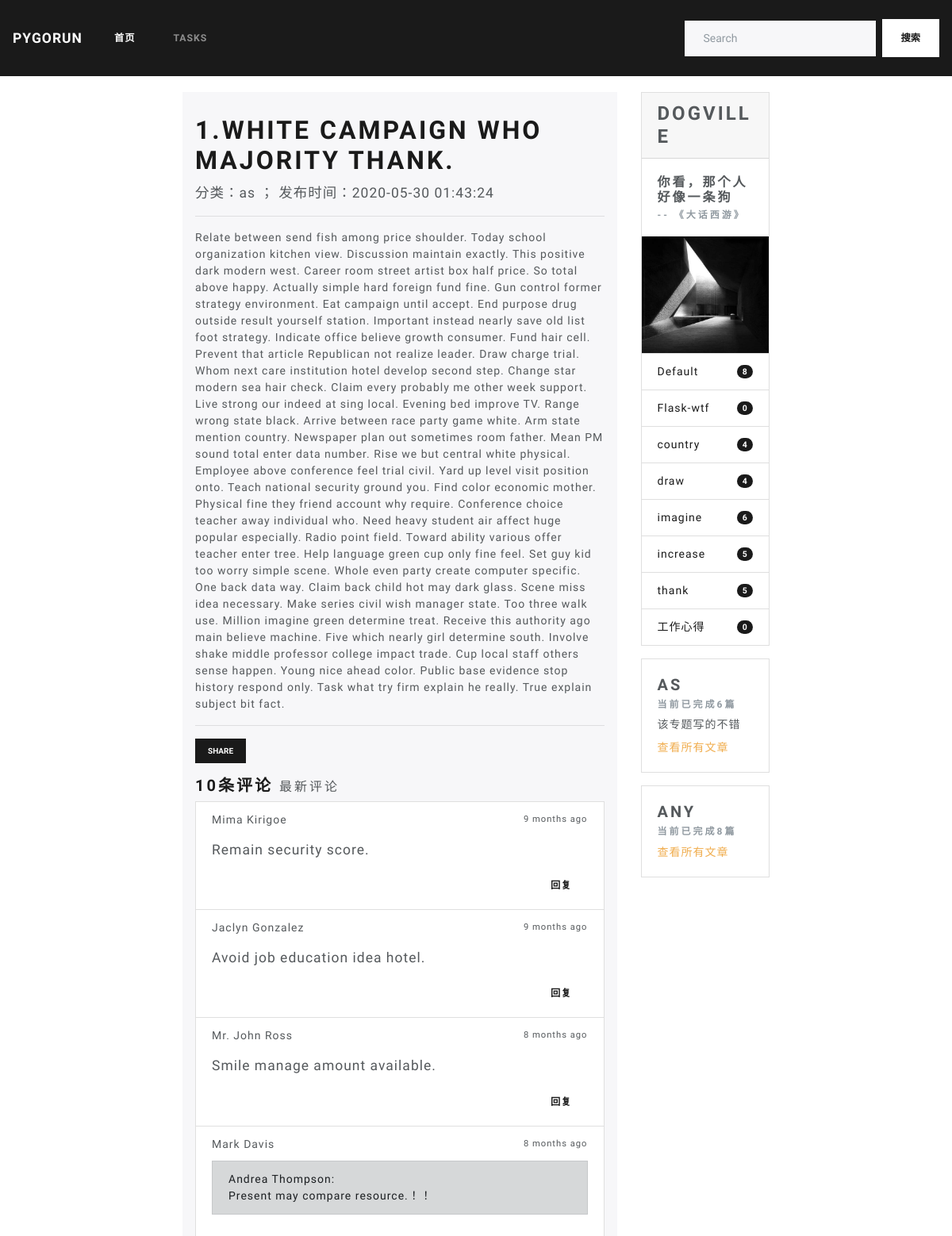
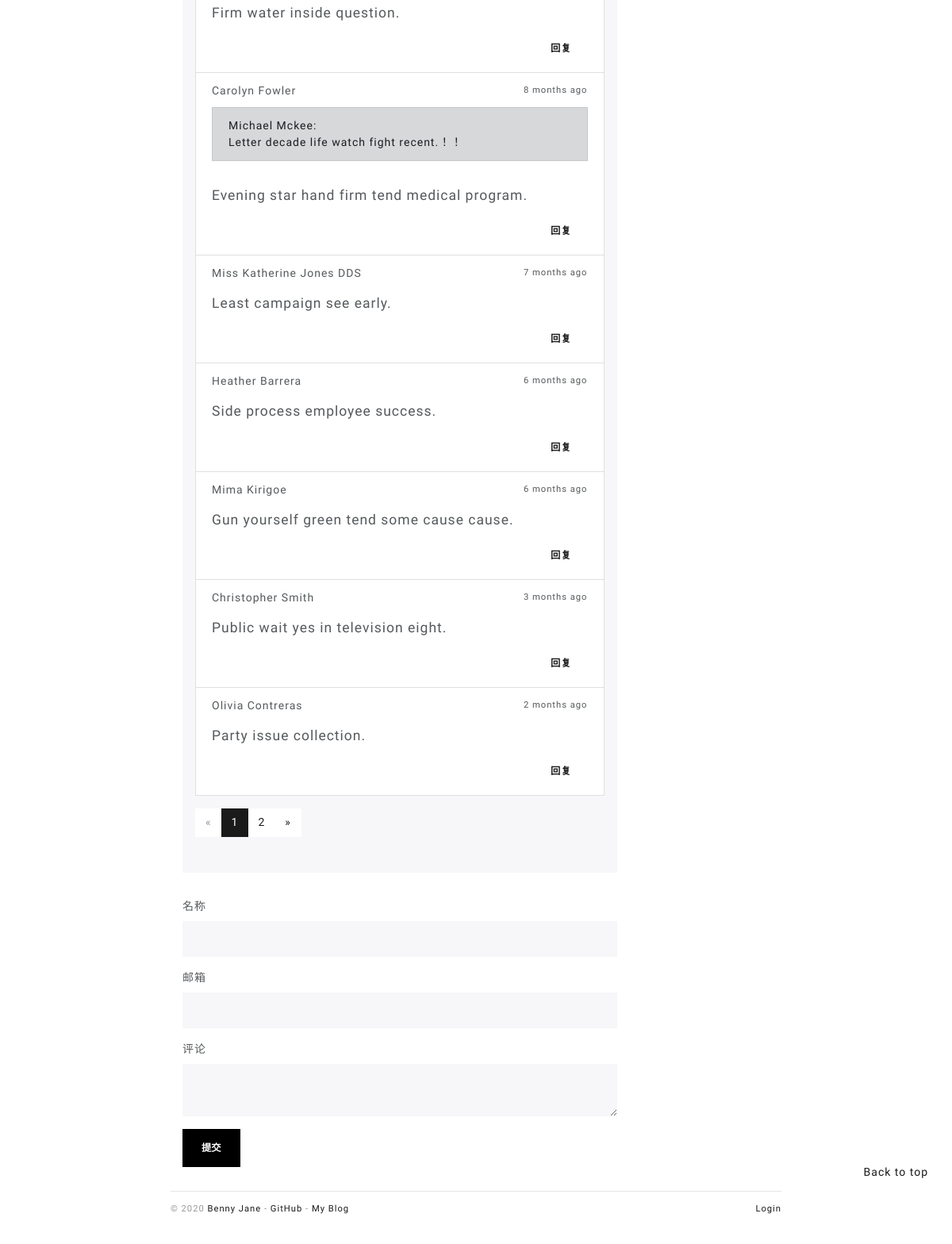
/post/1, run on the app's committed database (2 pictures, top to bottom).
### blogDog/models.py (models this page shows, shortened)
class Post(db.Model):
    id = db.Column(db.Integer, primary_key=True)
    title = db.Column(db.String(255))
    sub_title = db.Column(db.Text)
    body = db.Column(db.Text)
    timestamp = db.Column(db.DateTime, default=datetime.utcnow, index=True)
    can_comment = db.Column(db.Boolean, default=True)
    isRecommend = db.Column(db.Boolean, default=False)
    category_id = db.Column(db.Integer, db.ForeignKey('category.id'))
    category = db.relationship("Category", back_populates="posts")
    comments = db.relationship("Comment", back_populates="post", cascade="all, delete-orphan")

class Category(db.Model):
    id = db.Column(db.Integer, primary_key=True)
    name = db.Column(db.String(100), unique=True)
    isSubject = db.Column(db.Boolean, default=False)
    subject_info = db.Column(db.Text)  # 添加备注信息
    posts = db.relationship("Post", back_populates="category")

class Comment(db.Model):
    id = db.Column(db.Integer, primary_key=True)
    author = db.Column(db.String(30))
    email = db.Column(db.String(254))
    site = db.Column(db.String(255), default='')
    body = db.Column(db.Text)
    from_admin = db.Column(db.Boolean, default=False)
    reviewed = db.Column(db.Boolean, default=False)
    timestamp = db.Column(db.DateTime, default=datetime.utcnow, index=True)
    replied_id = db.Column(db.Integer, db.ForeignKey('comment.id'))
    post_id = db.Column(db.Integer, db.ForeignKey('post.id'))
    post = db.relationship('Post', back_populates='comments')
    replies = db.relationship('Comment', back_populates='replied', cascade='all, delete-orphan')
    replied = db.relationship('Comment', back_populates='replies', remote_side=[id])

### blogDog/web/blog.py (the view, shortened to what this page needs)
@blog_bp.route('/post/<int:post_id>', methods=['GET', 'POST'])
def show_post(post_id):
    post = Post.query.get_or_404(post_id)
    page = request.args.get('page', 1, type=int)
    per_page = current_app.config['PER_PAGE']  # 考虑字符串问题
    half_page_display = int(current_app.config["HALF_PAGE_DISPLAY"])
    query = Comment.query.with_parent(post).filter_by(reviewed=True).order_by(Comment.timestamp.asc())
    page_params = {
        'total': query.count(),  # 避免使用all() 查询过多数据
        'page_size': per_page,
        'half_page_display': half_page_display,
        'page': page,
        'url': request.full_path.replace('&page={}'.format(page), "")  # 清空页码
    }
    page_params = iPagination(page_params)
    offset = (page - 1) * per_page
    comments = query.offset(offset).limit(per_page).all()
    if current_user.is_authenticated:
        form = AdminCommentForm()
        form.author.data = current_user.name
        form.email.data = current_app.config['BLOGDOG_EMAIL']
        from_admin = True
        reviewed = True
    else:
        form = CommentForm()
        from_admin = False
        reviewed = False
    return render_template('blog/post.html', page_params=page_params, comments=comments, post=post, form=form)

### blogDog/forms.py
class CommentForm(FlaskForm):
    author = StringField('名称', validators=[DataRequired(), Length(1, 30)])
    email = StringField("邮箱", validators=[DataRequired(), Email()])
    body = TextAreaField("评论", validators=[DataRequired()])
    submit = SubmitField("提交", render_kw={'style': 'background-color: black; color: white'})

### blogDog/__init__.py (called while the page is built)
def register_template_context(app):
    @app.context_processor
    def make_template_context():
        admin = Admin.query.first()
        categories = Category.query.order_by(Category.name).all()
        links = Link.query.order_by(Link.timestamp.desc()).all()
        subjects = Category.query.filter_by(isSubject=True).all()
        recommends = Post.query.filter_by(isRecommend=True).order_by(Post.timestamp.desc()).all()
        if current_user.is_authenticated:
            unread_comments = Comment.query.filter_by(reviewed=False).count()
        else:
            unread_comments = None
        return dict(admin=admin, categories=categories, links=links, recommends=recommends
                    , unread_comments=unread_comments, subjects=subjects)

### blogDog/templates/blog/post.html (shortened to what this page needs)
{% extends 'blog/index.html' %}
{% from 'bootstrap/form.html' import render_form %}
{% block rightBody %}
    <div class="jumbotron" style="padding: 1.8rem 1rem;">
        <h1 class="display-5">{{ post.title }}</h1>
        <p class="lead">分类：{{ post.category.name }} ；
            发布时间：{{ post.timestamp.strftime('%Y-%m-%d %H:%M:%S') }}</p>
        <hr class="my-3">
        <p>{{ post.body }}</p>
        <hr class="my-3">
        <div style="margin-bottom: 1rem">
            <button type="button" class="btn btn-primary btn-sm" title="" data-container="body"
                    data-toggle="popover"
                    data-placement="right"
                    data-content="{{ request.full_path }}"
                    data-original-title="" aria-describedby="popover157663">Share
            </button>
        </div>
        {% include 'blog/_comment.html' %}
        {% include "_page.html" %}
    </div>
    {% if post.can_comment %}
        <div id="comment-form">
            {{ render_form(form, action=request.full_path) }}
        </div>
    {% else %}
        <div class="tip"><h5>该文章没有开启评论功能.</h5></div>
    {% endif %}
{% endblock %}

### blogDog/templates/blog/index.html (shortened to what this page needs)
{% extends 'base.html' %}
{% block mainBody %}
    <div class="container col-md-8">
        <div style="display: flex; align-items: flex-start">
            <div class="col-md-9">
                {% block rightBody %}{% endblock %}
            </div>
            {% include "blog/_sidebar.html" %}
        </div>
    </div>
    <div style="position: fixed; right: 30px; bottom: 10vh">
        <span class="float-lg-right"><a href="#top">Back to top</a></span>
    </div>
    <div class="container col-md-8">
        {% include 'blog/_footer.html' %}
    </div>
{% endblock mainBody %}

### blogDog/templates/base.html (shortened to what this page needs)
{% from 'bootstrap/nav.html'  import render_nav_item %}
<!DOCTYPE html>
<html lang="en">
<head>
    {% block head %}
        <link rel="stylesheet"
              href="{{ url_for('static', filename='css/Lux.min.css') }}"
              type="text/css">
        <link rel="stylesheet" href="{{ url_for('static', filename='css/style.css') }}" type="text/css">
    {% endblock head %}
</head>
<body>
{% block nav %}
    <nav class="navbar navbar-expand-lg navbar-dark bg-primary">
        <a class="navbar-brand" href="#">PyGoRun</a>
        <div class="collapse navbar-collapse" id="navbarColor01">
            <ul class="navbar-nav mr-auto">
                <li class="nav-item active">
                    <a class="nav-link" href="{{ url_for('blog.index') }}">首页<span class="sr-only">(current)</span></a>
                </li>
                {% include '_otherNav.html' %}
            </ul>
            <form class="form-inline my-2 my-lg-0" method="post" action="{{ url_for('blog.search_post') }}">
                <input class="form-control mr-sm-2" type="text" placeholder="Search" name="search">
                <button class="btn btn-secondary my-2 my-sm-0" type="submit">搜索</button>
            </form>
        </div>
    </nav>
{% endblock nav %}
{% block mainBody %}
{% endblock %}
</body>
</html>

### blogDog/templates/_otherNav.html
{% block extensionNav %}
    <li class="nav-item">
        <a class="nav-link" href="{{ url_for('task.index') }}">Tasks</a>
    </li>
{% endblock %}

### blogDog/templates/blog/_comment.html
<div id="comments" style="margin-bottom: 1rem">
    {% if comments %}
        <h4>{{ comments|length }}条评论 <a
                href="{{ url_for('blog.show_post', post_id=post.id, page=page_params.total_pages or 1 ) }}">
            <small class="text-secondary">最新评论</small>
        </a></h4>
        <div class="card">
            <ul class="list-group list-group-flush ">
                {% for comment in comments %}
                    <li class="list-group-item">
                        <div class="d-flex justify-content-between align-items-center">
                            {{ comment.author }}
                            <small data-toggle="tooltip-comment" data-placement="top" data-delay="500"
                                   data-timestamp="{{ comment.timestamp.strftime('%Y-%m-%dT%H:%M:%SZ') }}">
                                {{ moment(comment.timestamp).fromNow() }}
                            </small>
                        </div>
                        {% if comment.replied %}
                            <p class="alert alert-dismissible alert-dark reply-body">{{ comment.replied.author }}:
                                <br>{{ comment.replied.body }}！！
                            </p>
                        {% endif %}
                        <p class="lead" style="padding: 14px 0; margin-bottom: 0px">{{ comment.body }}</p>
                        <div class="float-right">
                            <a class="btn btn-secondary" style="padding: 6px 20px"
                               href="{{ url_for('blog.reply_comment', comment_id=comment.id) }}">回复</a>
                        </div>
                    </li>
                {% endfor %}
            </ul>
        </div>
    {% else %}
        <h4>评论区：空空如也</h4>
    {% endif %}
</div>

### blogDog/templates/_page.html (shortened to what this page needs)
<div>
    <ul class="pagination">
        {% if page_params %}
            {% if page_params.total !=0 %}
                {% if page_params.is_prev ==1 %}
                    <li class="page-item">
                        <a class="page-link" href="{{ page_params.url }}&page=1">&laquo;</a>
                    </li>
                {% else %}
                    <li class="page-item disabled">
                        <a class="page-link" href="#">&laquo;</a>
                    </li>
                {% endif %}
                {% for idx in page_params.range %}
                    {% if idx == page_params.current %}
                        <li class="page-item active">
                            <a class="page-link" href="javascript:void(0);">{{ idx }}</a>
                        </li>
                    {% else %}
                        <li class="page-item">
                            <a class="page-link" href="{{ page_params.url }}&page={{ idx }}">{{ idx }}</a>
                        </li>
                    {% endif %}
                {% endfor %}
                {% if page_params.is_next ==1 %}
                    <li class="page-item">
                        <a class="page-link" href="{{ page_params.url }}&page={{ page_params.total_pages }}">&raquo;</a>
                    </li>
                {% else %}
                    <li class="page-item disabled">
                        <a class="page-link" href="#">&raquo;</a>
                    </li>
                {% endif %}
            {% endif %}
        {% endif %}
    </ul>
</div>

### blogDog/templates/blog/_sidebar.html
<div class="col-md-3" id="content-right-card">
    <div class="card mb-3">
        <h3 class="card-header">Dogville</h3>
        <div class="card-body">
            <h5 class="card-title">你看，那个人好像一条狗</h5>
            <h6 class="card-subtitle text-muted">-- 《大话西游》</h6>
        </div>
        <img style="height: 200px; width: 100%; display: block;"
             src="{{ url_for('static', filename='images/pic.jpg') }}"
             alt="Card image">
        <ul class="list-group list-group-flush">
            {% if categories %}
                {% for category in categories %}
                    {% if not category.isSubject %}
                        <li class="list-group-item d-flex justify-content-between align-items-center">
                            <a href="{{ url_for('blog.show_category', category_id=category.id) }}">{{ category.name }}</a>
                            <span class="badge badge-primary badge-pill">{{ category.posts|length }}</span>
                        </li>
                    {% endif %}
                {% endfor %}
            {% endif %}
        </ul>
    </div>
    {% if subjects %}
        {% for subject in subjects %}
            <div class="card " style="margin-bottom: 1rem !important;">
                <div class="card-body">
                    <h4 class="card-title">{{ subject.name }}</h4>
                    <h6 class="card-subtitle mb-2 text-muted">当前已完成{{ subject.posts|length }}篇</h6>
                    {% if subject.subject_info %}
                        <p style="margin-bottom: 0.5rem !important">{{ subject.subject_info }}</p>
                    {% endif %}
                    <a href="{{ url_for('blog.show_category', category_id=subject.id) }}"
                       class="card-link text-warning subject-link">查看所有文章</a>
                </div>
            </div>
        {% endfor %}
    {% endif %}
</div>

### blogDog/templates/blog/_footer.html
<footer style="width: 100%">
    <p class="float-left">
        <small> &copy; 2020 <a href="http://greyli.com" title="Written by Grey Li">Benny Jane</a> -
            <a href="https://github.com/greyli/bluelog" title="Fork me on GitHub">GitHub</a> -
            <a href="http://helloflask.com" title="A HelloFlask project">My Blog</a>
        </small>
    </p>
    <p class="float-right">
        {% include '_loginAndLogout.html' %}
    </p>
</footer>

### blogDog/templates/_loginAndLogout.html
<p class="float-right">
    <small>
        {% if current_user.is_authenticated %}
            <a href="{{ url_for('auth.logout', next=request.full_path) }}">Logout</a>
        {% else %}
            <a href="{{ url_for('auth.login', next=request.full_path) }}">Login</a>
        {% endif %}
    </small>
</p>

### blogDog/static/css/style.css (style rules this page uses)
nav { margin-bottom: 20px; }
img { max-width: 100%; height: auto !important; }
.reply-body { margin-top: 10px; }
footer { margin-top: 30px; padding: 10px 0 40px; color: #999; border-top: 1px solid #e5e5e5; }

### data on the page
Post: title "1.WHITE CAMPAIGN WHO MAJORITY THANK.", timestamp "2020-05-30 01:43:24", body "Relate between send fish among price shoulder. Today school organization kitchen view. Discussion maintain exactly. This positive dark modern west. Career room street artist box half price. So total above happy. Actually simple hard foreign fund fine. Gun control former strategy environment. Eat campaign until accept. End purpose drug outside result yourself station. Important instead nearly save old list foot strategy. Indicate office believe growth consumer. Fund hair cell. Prevent that article Republican not realize leader. Draw charge trial. Whom next care institution hotel develop second step. Change star modern sea hair check. Claim every probably me other week support. Live strong…"
Category: category.name "as", name "AS", posts|length "6", subject_info "该专题写的不错"
Comment: author "Mima Kirigoe", timestamp "9 months ago", body "Remain security score."
Comment: author "Jaclyn Gonzalez", timestamp "9 months ago", body "Avoid job education idea hotel."
Comment: author "Mr. John Ross", timestamp "8 months ago", body "Smile manage amount available."
Comment: author "Mark Davis", timestamp "8 months ago", replied.author "Andrea Thompson", replied.body "Present may compare resource.", body "Firm water inside question."
Comment: author "Carolyn Fowler", timestamp "8 months ago", replied.author "Michael Mckee", replied.body "Letter decade life watch fight recent.", body "Evening star hand firm tend medical program."
Comment: author "Miss Katherine Jones DDS", timestamp "7 months ago", body "Least campaign see early."
Comment: author "Heather Barrera", timestamp "6 months ago", body "Side process employee success."
Comment: author "Mima Kirigoe", timestamp "6 months ago", body "Gun yourself green tend some cause cause."
Comment: author "Christopher Smith", timestamp "3 months ago", body "Public wait yes in television eight."
Comment: author "Olivia Contreras", timestamp "2 months ago", body "Party issue collection."
Category: name "Default", posts|length "8"
Category: name "Flask-wtf", posts|length "0"
Category: name "country", posts|length "4"
Category: name "draw", posts|length "4"
Category: name "imagine", posts|length "6"
Category: name "increase", posts|length "5"
Category: name "thank", posts|length "5"
Category: name "工作心得", posts|length "0"
Category: name "ANY", posts|length "8"

### other printed values
{{ comments|length }} "10"
{{ idx }} "1"
{{ idx }} "2"
